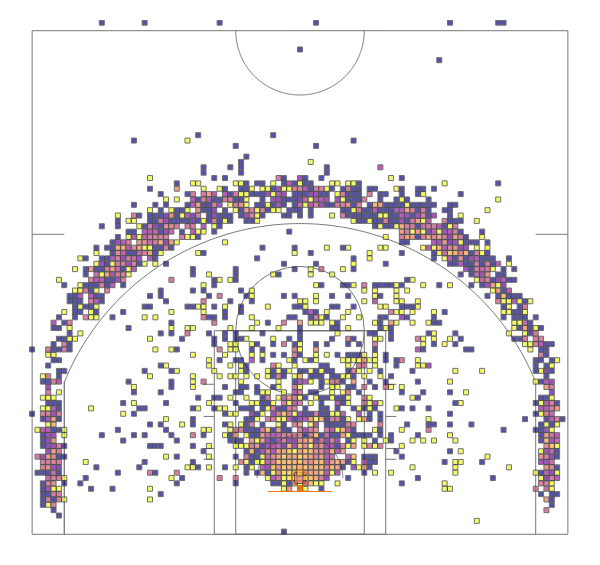

Notebook source saved alongside this figure:
### Markdown cell above
### Create chart of all shots by Boston Celtics

### Code cell
fig = go.Figure()

draw_plotly_court(fig)

fig.add_trace(go.Scatter(
    x=x_locs, y=y_locs, mode='markers', name='markers',
    marker=dict(
        size=shots_taken, sizemode='area', sizeref=2. * max(shots_taken) / (11. ** 2), sizemin=2.5,
        color=shot_accuracy,
        line=dict(width=1, color='#333333'), symbol='square',
    ),
))
fig.show(config=dict(displayModeBar=False))
